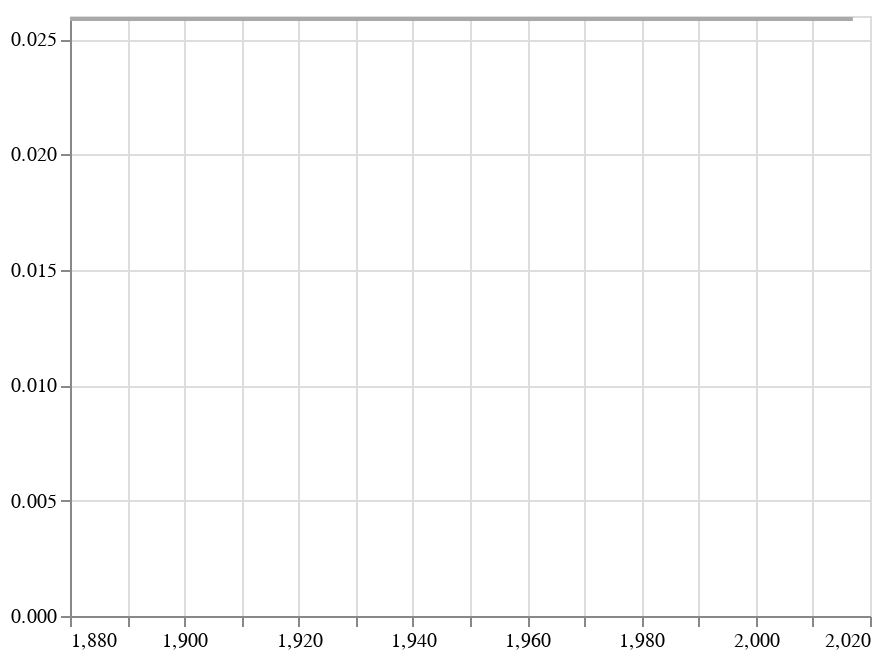

Notebook code cell kept with this figure:
### Code cell
line = alt.Chart(df2).mark_line(color = "#A9A9A9").encode(x = alt.X(field ='Year', type = 'quantitative',title = None),y = alt.Y(field= 'Temparature', type = 'quantitative', title = None))
line

### Figure 1 — Vega-Lite specification as saved in the notebook (floating-point values rounded to 4 significant figures)
{"config": {"view": {"continuousWidth": 400, "continuousHeight": 300}}, "data": {"name": "data-4a828f8b1c21f5e377af5fcec5126fa2"}, "mark": {"type": "line", "color": "#A9A9A9"}, "encoding": {"x": {"type": "quantitative", "field": "Year", "title": null}, "y": {"type": "quantitative", "field": "Temparature", "title": null}}, "$schema": "https://vega.github.io/schema/vega-lite/v4.8.1.json", "datasets": {"data-4a828f8b1c21f5e377af5fcec5126fa2": [{"Year": 1880, "Temparature": 0.02587}, {"Year": 2017, "Temparature": 0.02587}]}}
